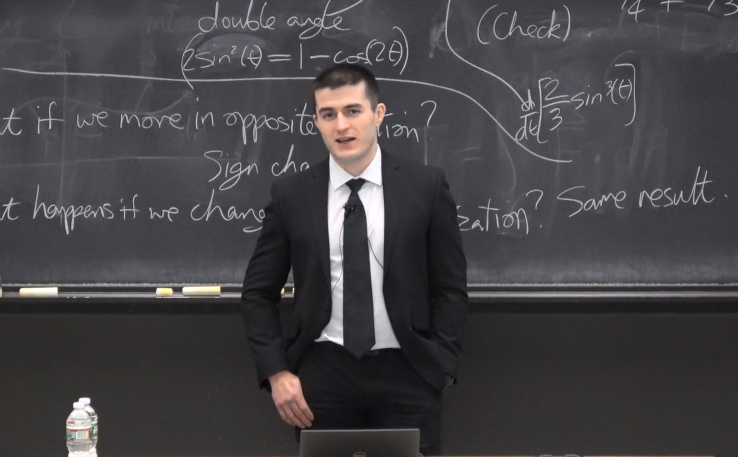
#> input picture data/lex.jpg, 1476 x 914 px (shown at 1/2 size)
$ python -i image.py   (imports and definitions only)   (older library calls are emulated)
#> lines starting #> are read from the running program, lines starting #| are printed output that depends on the picture; after the words box and inside, x2 and y2 are one past the last pixel; in counts of white or black regions, pixels touching at a corner belong together
#> further down, picture is the input picture: shape (914, 1476, 3); mean B, G, R 69.8, 67.1, 69
import cv2
import numpy as np
import matplotlib.pyplot as plt


def scale_image(image, target_size):
    height, width = image.shape[:2]

    # Calculate the scaling factors for width and height
    scale_w = target_size[0] / width
    scale_h = target_size[1] / height

    # Choose the appropriate scaling factor
    scale = min(scale_w, scale_h)

    # Resize the image based on the chosen scale
    resized_image = cv2.resize(image, None, fx=scale, fy=scale, interpolation=cv2.INTER_CUBIC)

    return resized_image

def get_drawing_bitmap(image, show=False):

#> called with show = False
    gray = cv2.cvtColor(image, cv2.COLOR_BGR2GRAY)

    gray = cv2.GaussianBlur(gray, (7, 7), 0)

    binary = cv2.adaptiveThreshold(gray, 255, cv2.ADAPTIVE_THRESH_MEAN_C, cv2.THRESH_BINARY, 11, 2)
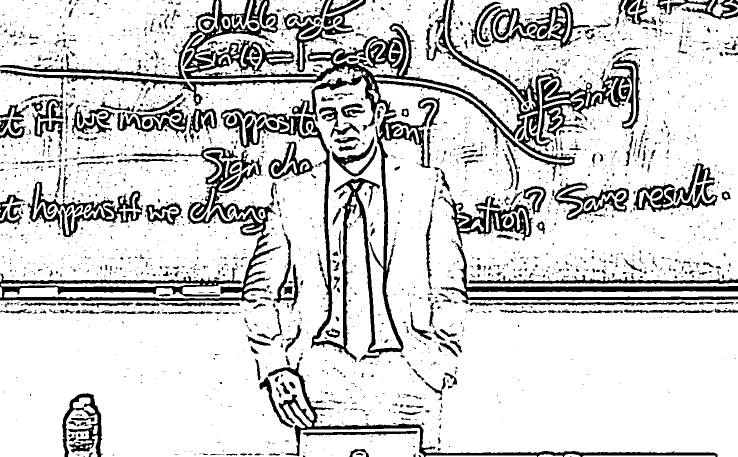
#> binary: shape (914, 1476) (shown at 1/2 size); 82.7% white; 2720 black regions (2245 under 20 px), largest, box (x1, y1, x2, y2) and area: (0, 0, 1280, 362) 53055, (441, 195, 880, 725) 23853, (0, 294, 562, 606) 21909

    binary = cv2.bitwise_not(binary)
    nlabels, labels, stats, _ = cv2.connectedComponentsWithStats(binary, None, None, None, 8, cv2.CV_32S)
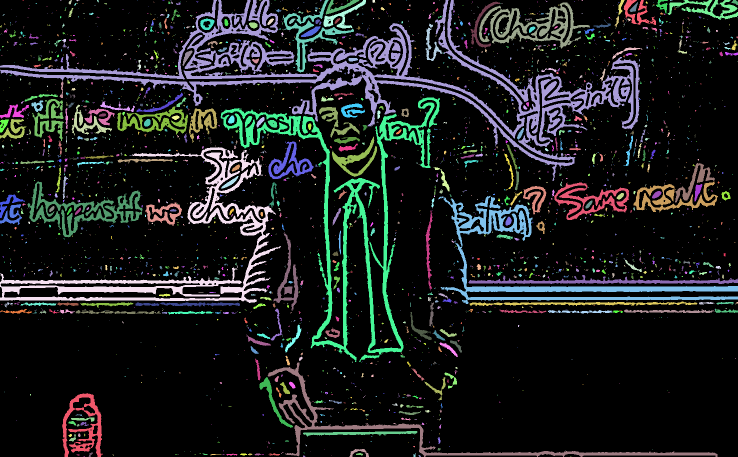
#> labels: shape (914, 1476) int32 (shown at 1/2 size); 2721 distinct labels, from 0 to 2720; one colour per label, 0 black
#> nlabels = 2721; stats = 2721 rows, first 6: [0, 0, 1476, 914, 1115669], [45, 0, 3, 1, 3], [121, 0, 2, 2, 3], [137, 0, 7, 9, 35], [153, 0, 6, 3, 10], [194, 0, 4, 5, 12]
    areas = stats[1:,cv2.CC_STAT_AREA]
#> areas = 2720 values, max 53055 at index 9, min 1 at index 5, mean 85.81
    result = np.zeros((labels.shape), np.uint8)
    for i in range(0, nlabels - 1):
        if areas[i] >= 100:   #keep
            result[labels == i + 1] = 255
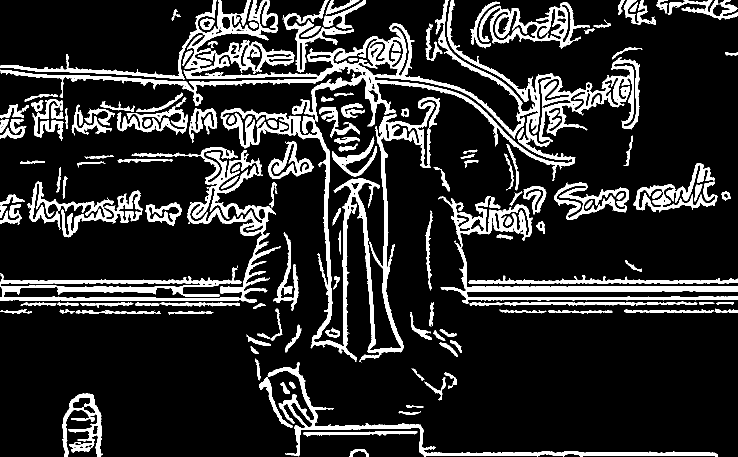
#> result: shape (914, 1476) (shown at 1/2 size); 15.5% white; 138 white regions, largest, box (x1, y1, x2, y2) and area: (0, 0, 1280, 362) 53055, (441, 195, 880, 725) 23853, (0, 294, 562, 606) 21909
    image = cv2.bitwise_not(result)
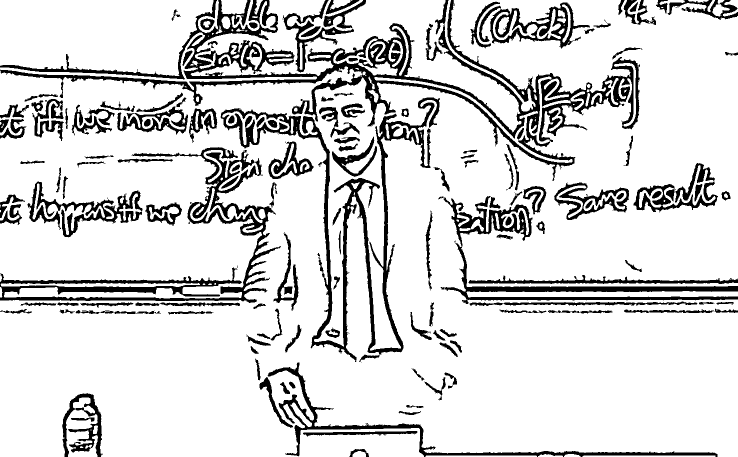
#> image: shape (914, 1476) (shown at 1/2 size); 84.5% white; 138 black regions, largest, box (x1, y1, x2, y2) and area: (0, 0, 1280, 362) 53055, (441, 195, 880, 725) 23853, (0, 294, 562, 606) 21909

    if show:
        plt.imshow(image)
        plt.show()

    return image

def plot_lines(lines, image, show=False):
    for line in lines:
        random_color = [np.random.random()*255, np.random.random()*255, np.random.random()*255]
        for i in range(len(line)-1):
            cv2.line(image, (line[i][0], line[i][1]), (line[i+1][0], line[i+1][1]), (random_color[0], random_color[1], random_color[2]), 2)
    return image

>>> import cv2
>>> picture = cv2.imread('../../data/lex.jpg')
>>> result = get_drawing_bitmap(picture)
